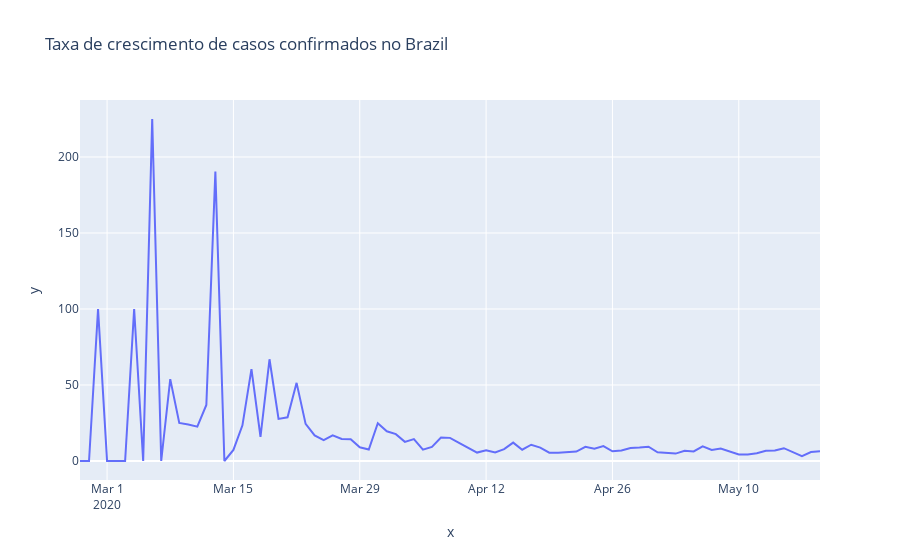

This figure's notebook cell:
### Code cell
primeiro_dia = brazil.observationdate.loc[brazil.confirmed > 0].min()
px.line(x=pd.date_range(primeiro_dia, brazil.observationdate.max())[1:],
        y=tx_dia, title='Taxa de crescimento de casos confirmados no Brazil')
